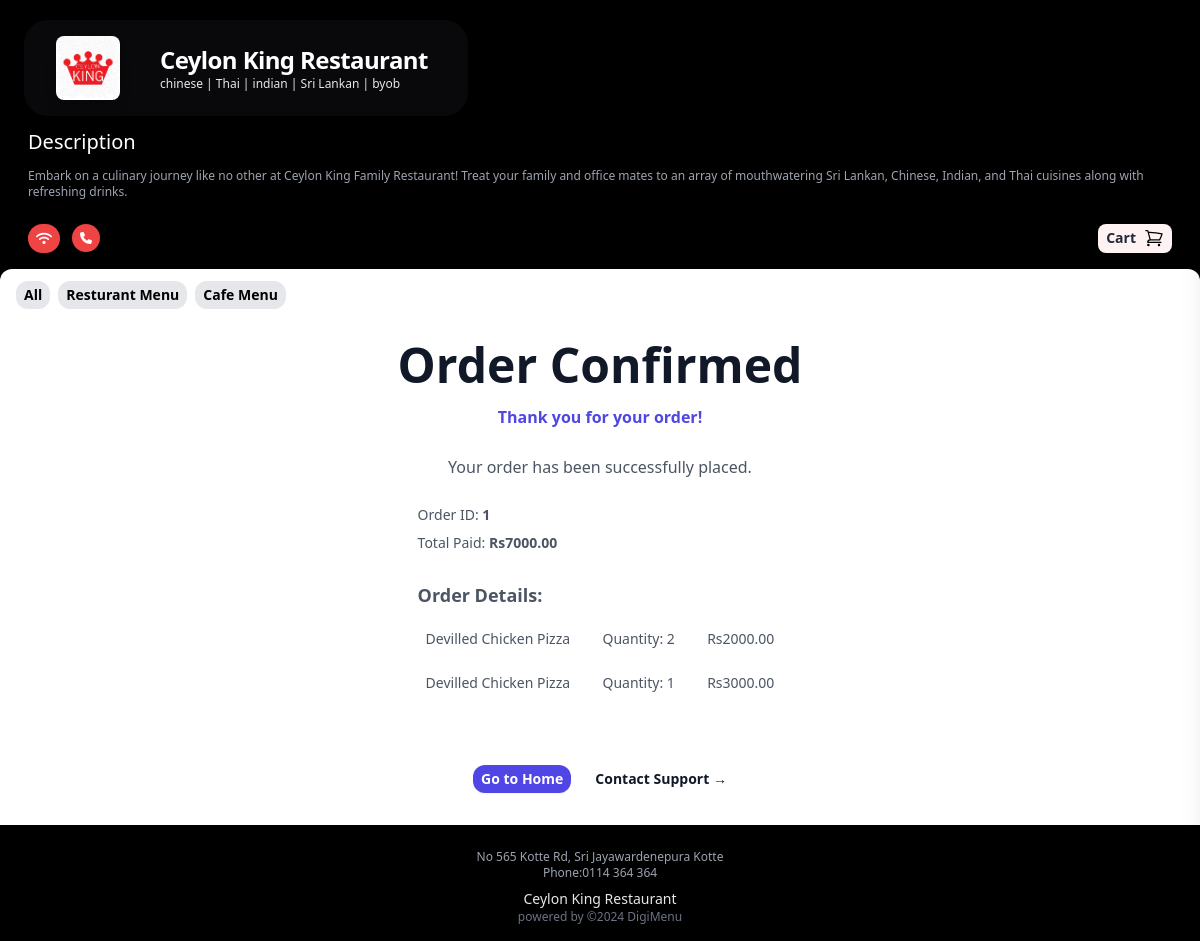
The page /app/1/cart/orderconfirm/1 on the database its author committed.
### main/models.py (models this page shows, shortened)
class Profile(models.Model):
	user = models.OneToOneField(User, on_delete=models.CASCADE)
	phone = models.CharField(max_length=20, blank=True)
	address1 = models.CharField(max_length=200, blank=True)
	resturant_name = models.CharField(max_length=200, blank=True)
	resturant_slogan = models.CharField(max_length=200, blank=True)
	image = models.ImageField(upload_to='uploads/product/',blank=True, null=True )
	description = models.CharField(max_length=400, default='0', blank=True, null=True)
	city = models.CharField(max_length=200, blank=True)
	zipcode = models.CharField(max_length=200, blank=True)
	country = models.CharField(max_length=200, blank=True)

class Menu(models.Model):
	user = models.ForeignKey(User, on_delete=models.CASCADE)
	name = models.CharField(max_length=50)

class Portion(models.Model):
    product = models.ForeignKey(Product, on_delete=models.CASCADE, related_name='portions')
    name = models.CharField(max_length=100)
    price = models.DecimalField(default=0, decimal_places=2, max_digits=6)

class Product(models.Model):
    name = models.CharField(max_length=100)
    menu = models.ForeignKey(Menu, on_delete=models.CASCADE, default=1)
    description = models.CharField(max_length=250, default='0', blank=True, null=True)
    image = models.ImageField(upload_to='uploads/product/', blank=True, null=True)

### cart/models.py (models this page shows, shortened)
class Order(models.Model):
	phone = models.CharField(max_length=20, blank=True)
	amount_paid = models.DecimalField(max_digits=7, decimal_places=2)
	date_ordered = models.DateTimeField(auto_now_add=True)
	resturant = models.ForeignKey(Profile, on_delete=models.CASCADE)

class OrderItem(models.Model):
	order = models.ForeignKey(Order, on_delete=models.CASCADE, null=True)
	portion = models.ForeignKey(Portion, on_delete=models.CASCADE, null=True)
	quantity = models.PositiveBigIntegerField(default=1)
	price = models.DecimalField(max_digits=7, decimal_places=2)

### cart/views.py (the view)
# urls.py: path('orderconfirm/<int:order_id>', views.order_placed, name="orderconfirm"),
def order_placed(request, resturant_id, order_id):
    order = Order.objects.get(id=order_id)
    items = OrderItem.objects.filter(order_id=order_id)
    context = {
        'order': order,
        'items': items
    }
    return render(request, 'orderconfirm.html', context)

### cart/cart.py (called while the page is built)
    def cart_total(self, app_id):
        self.session_key = f'app_{app_id}_cart'
        self.cart = self.session.get(self.session_key, {})
        portion_ids = self.cart.keys()
        portions = Portion.objects.filter(id__in=portion_ids)
        quantities = self.cart
        total = 0
        for key, value in quantities.items():
            key = int(key)
            for portion in portions:
                if portion.id == key:
                    total = total + (portion.price * value)
        return total

    def __len__(self):
        return len(self.cart)

    def get_prods(self):
        portion_ids = self.cart.keys()
        portions = Portion.objects.filter(id__in=portion_ids)
        return portions

    def get_quants(self):
        return self.cart

### cart/context_processors.py (called while the page is built)
def cart_items(request):
    app_id = request.resolver_match.kwargs.get('resturant_id')
    cart = Cart(request, app_id)
    return {
        'cart_products': cart.get_prods(),
        'quantities': cart.get_quants(),
        'total_items': cart.__len__(),
        'totals': cart.cart_total(app_id),
    }

### main/context_processors.py (called while the page is built)
def resturant(request):
    resturant_id = request.resolver_match.kwargs.get('resturant_id', None)
    if resturant_id:
        profile = get_object_or_404(Profile, id=resturant_id)
        menus = Menu.objects.filter(user=profile.user)
        return {
            'menus': menus,
            'resturant': profile,
        }
    return {}

### cart/templates/orderconfirm.html (shortened to what this page needs)
{% extends 'mainbase.html' %}
{% load static %}
{% block content %}
<div class="grid bg-white py-8 place-items-center px-6 lg:px-8">
    <div class="text-center">
        <h1 class="text-3xl font-bold text-gray-900 sm:text-5xl">Order Confirmed</h1>
        <p class="mt-4 text-base font-semibold text-indigo-600">Thank you for your order!</p>
        <p class="mt-6 text-base leading-7 text-gray-600">
            Your order has been successfully placed.
        </p>
        <div class="text-left text-base leading-7 text-gray-600 mx-auto max-w-4xl text-sm p-5 bg-white ">
            <p class="">Order ID: <strong>{{ order.id }}</strong></p>
            <p class="">Total Paid: <strong>Rs{{ order.amount_paid|floatformat:2 }}</strong></p>
            <div class="mt-6">
                <h2 class="text-lg font-semibold mb-2">Order Details:</h2>
                <ul>
                    {% for item in items %}
                    <li class="flex justify-between items-center p-2 hover:bg-gray-100 rounded">
                        <span class="font-medium">{{ item.portion.product.name }}</span>
                        <span class="mx-1">Quantity: {{ item.quantity }}</span>
                        <span>Rs{{ item.price|floatformat:2 }}</span>
                    </li>
                    {% endfor %}
                </ul>
            </div>
        </div>
        <div class="mt-10 flex items-center justify-center gap-x-6">
            <a href="{% url 'menuhome' resturant.id %}" class="rounded-xl bg-indigo-600 px-2 py-1 text-sm font-semibold text-white shadow-sm hover:bg-indigo-500 focus-visible:outline focus-visible:outline-2 focus-visible:outline-offset-2 focus-visible:outline-indigo-600">Go to Home</a>
            <a href="#" class="text-sm font-semibold text-gray-900">Contact Support <span aria-hidden="true">&rarr;</span></a>
        </div>
    </div>
</div>
{% endblock %}

### main/templates/mainheader.html (shortened to what this page needs)
{% load static %}
<div class=" pt-2 p-6 flex flex-col " style="background-color: #000000;" >
  <div class="">
    <div class="">
      <div class="flex mt-3 bg-zinc-950 max-w-fit justify-center items-center rounded-3xl px-4">
        <img src="{{resturant.image.url}}" alt="Company Logo" class="w-16 h-16 m-4 rounded-lg shadow-lg">
        <div class="flex flex-col  justify-center ">
          <p class=" text-3xl mx-6 mt-3 text-left font-bold tracking-tight text-white sm:text-2xl">{{resturant.resturant_name}}</p>
          <p class="text-xs ml-6 mb-3 text-left text-gray-200">{{resturant.resturant_slogan}}</p>
          </div>
      </div>
      <h1 class="text-white text-xl px-1 my-3 ">Description</h1>
      <p class="text-gray-400 text-xs mx-1 mb-6">{{resturant.description}}</p>
      <nav class="flex flex-row px-1 pb-3 w-full justify-between ">
        <div class="flex justify-center items-center flex-row">
          <button class="flex bg-red-500 rounded-3xl p-2 mr-2">
          </button>
          <a href="https://wa.me/{{resturant.phone}}" class="flex mx-1 bg-red-500 rounded-3xl p-2 mr-2">
          </a>
        </div>
        <button id="toggleButton" class="relative bg-red-50 rounded-lg flex flex-row px-2 justify-center items-center">
          <P class="text-gray-800 text-sm font-bold mr-2">Cart</P>
          </div>
    </div>
  </div>

### main/templates/tabs.html
{% load static %}
<div class="mt-3">
  <div class="flex justify-start mx-3 ">
    <a href="{% url 'menuhome' resturant.id %}"
    class=" px-2 py-1 mx-1 text-sm font-bold rounded-xl text-black {% if active_view == 'all' %}
    bg-gray-900 text-gray-100 {% else %} bg-gray-200
    {% endif %}">All
    </a>
    {% for menu in menus %}
    <a href="{% url 'menu' resturant.id menu.id %}"
       class=" px-2 py-1 mx-1 text-sm font-bold rounded-xl {% if menu.id == menu_id %}bg-gray-900 text-gray-100{% else %}bg-gray-200 text-black{% endif %}">
        {{ menu.name }}   Menu
    </a>
    {% endfor %}
  </div>
</div>

### main/templates/mainfooter.html
<footer class="bg-black py-4">
    <div class="container mx-auto px-4 flex flex-col items-center justify-center">
      <p class="text-gray-400 text-xs mt-2">No 565 Kotte Rd, Sri Jayawardenepura Kotte </p>
      <p class="text-gray-400 text-xs">Phone:0114 364 364 </p>
      <p class="text-gray-200 text-sm pt-2">{{resturant.resturant_name}}</p>
      <p class="text-gray-500 text-xs text-center">powered by <a href="#" class="text-gray-500">©2024 DigiMenu</a></p>
    </footer>

### rows shown on the page
Profile: image (picture), resturant_name "Ceylon King Restaurant", resturant_slogan "chinese | Thai | indian | Sri Lankan | byob", description "Embark on a culinary journey like no other at Ceylon King Family Restaurant! Treat your family and office mates to an array of mouthwatering Sri Lankan, Chinese, Indian, and Thai cuisines along with refreshing drinks."
Menu: name "Resturant"
Menu: name "Cafe"
Order: id "1", amount_paid "7000.00"
OrderItem: portion.product.name "Devilled Chicken Pizza", quantity "2", price "2000.00"
OrderItem: portion.product.name "Devilled Chicken Pizza", quantity "1", price "3000.00"
